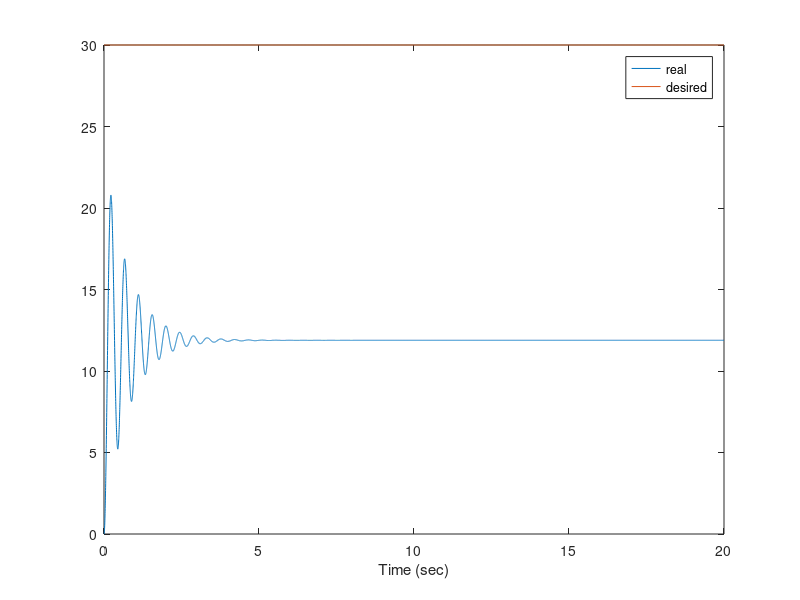
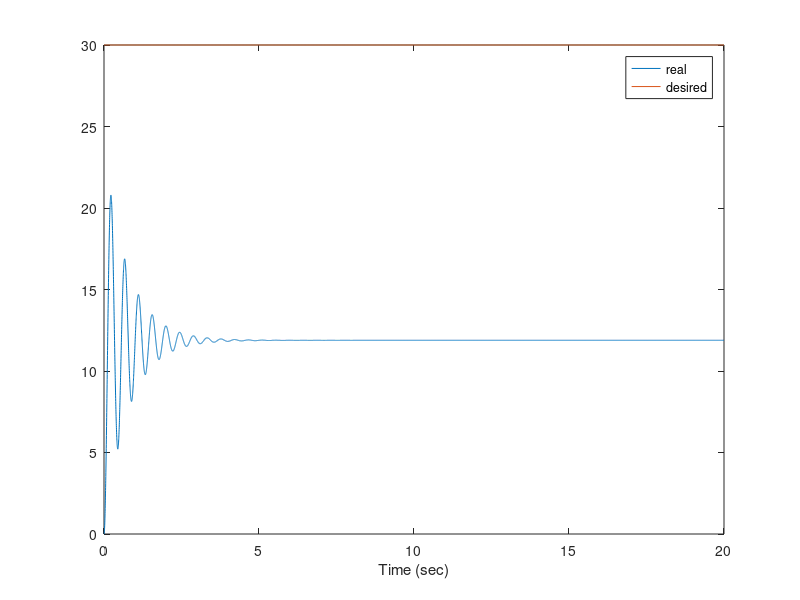
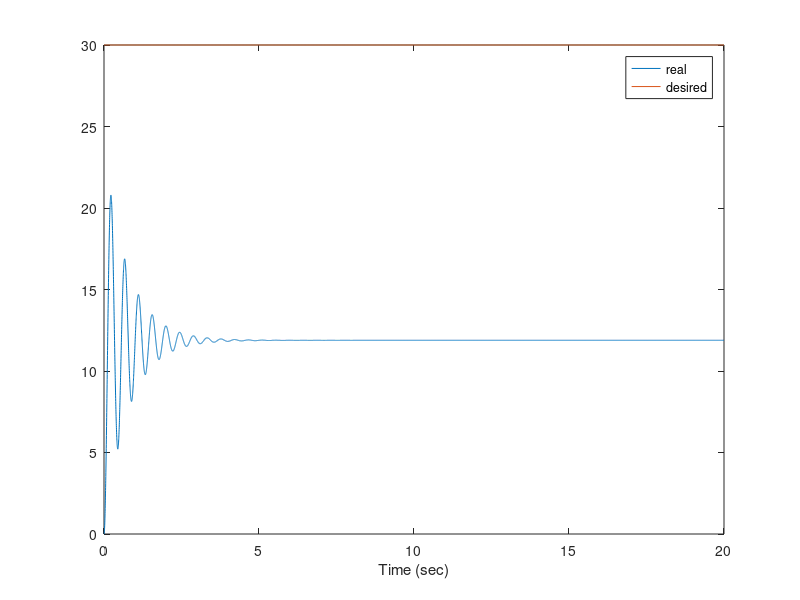

MATLAB code for these plots, in order:
%% Setting up workspace
close all; % Close all figures and windows
clear; % Clear workspace
clc; % Clears screen
%% Initializing parameters
tf = 20; % Final time in simulation
T = 2e-3; % Sample rate
t = 0:T:tf; % Time vector

n_m = 2; % Number of states
m_m = 1; % Number of measurements
p_m = 1; % Number of inputs
num_m=4; %Number of Motors
J = 0.01;
b = 0.01;
K_m = 1;
R = 1;
L = 0.5;
A_c=[-b/J K_m/J;-K_m/L -R/L];
B_c=[0; 1/L];
C_c=[1 0];
A_d=A_c*T+eye(n_m); %discrete system matrix
B_d=B_c*T; %Discrete input matrix
C_d=C_c; %Discrete Measurement Matrix
A_m=blkdiag(A_d,A_d,A_d,A_d);
B_m=blkdiag(B_d,B_d,B_d,B_d);
C_m=blkdiag(C_d,C_d,C_d,C_d); %Measurement Matrix

x_m = zeros(n_m*num_m, length(t)); % Initializes states to zero
z_m = zeros(m_m*num_m, length(t)); % Initializes measurements to zero
u_m = randn(p_m*num_m, length(t)); % Random input
e_m= z_m;
e_d_m=0;
eint_m=0;

K_p=-1;
K_d=1e20;
K_i=0;

%% Set initial conditions

for k=1:length(t) %Fill in desired path
     x_d(:,k)=[30;30;30;30]; %stabilize to the origin
end

x(:,1)=[1;1;pi]; %any initial condition
%x(:,1)=x_d(:,1); %start at the proper position

z(:,1)=x(:,1); %set first measurement


%% Simulate dynamics (for loop)
for k = 1:length(t)-1 % For loop that simulates 1 second
    
    
%     e_m(:,k)=z_m(:,k)-x_d(:,k);
%     eint_m=sum(e_m,2)*T;
%     if k>2/T %calculate integral error term over previous 2 seconds
%         eint_m=sum(e_m(:,k-2/T:k),2);
%     end
%     if k~=1
%        e_d_m = (e_m(:,k)-e_m(:,k-1))/T;
%     end
%     u_m(:,k+1)=K_p*e_m(:,k)+K_d*e_d_m+K_i*eint_m;%calculate voltages for each motor
    
    u_m(:,k+1)=[12;12;12;12];%force linear controller
    
    u_m(:,k+1);
    
    x_m(:,k+1)=A_m*x_m(:,k)+B_m*u_m(:,k+1);
    z_m(:,k+1)=C_m*x_m(:,k+1);
    
    x_m(:,k+1)
end


figure; plot(t, z_m(1,:));hold on;plot(t, x_d(1,:)); xlabel('Time (sec)');hold off;legend('real','desired') % Plots position with time
figure; plot(t, z_m(2,:));hold on;plot(t, x_d(2,:)); xlabel('Time (sec)');hold off;legend('real','desired') % Plots velocity with time
figure; plot(t, z_m(3,:));hold on;plot(t, x_d(3,:)); xlabel('Time (sec)');hold off;legend('real','desired') % Plots acceleration with time


% J = 0.0001;
% b = 0.001;
% K = 105;
% R = 10;
% L = 0.01;
% s = tf('s');
% P_motor = K/((J*s+b)*(L*s+R)+K^2);
% 
% Kp = 100;
% Ki = 200;
% Kd = 10;
% C = pid(Kp,Ki,Kd);
% sys_cl = feedback(C*P_motor,1);
% step(sys_cl, 0:0.01:4)
% grid
% title('PID Control with Large Ki and Large Kd')